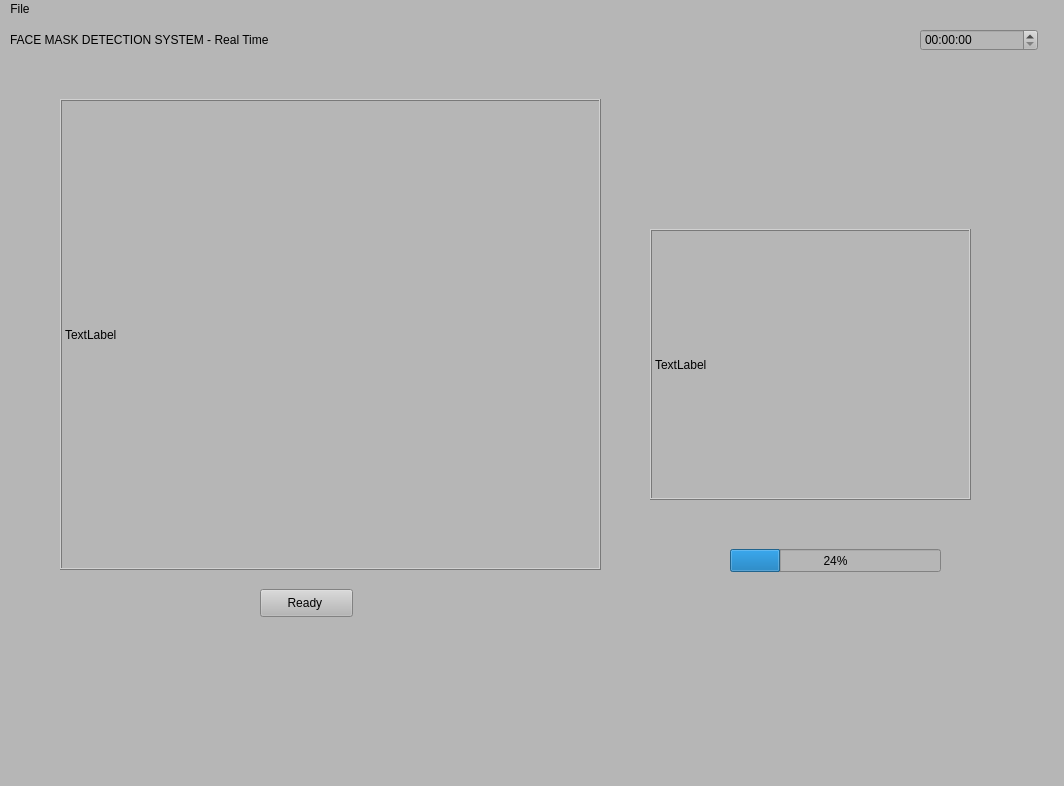
<?xml version="1.0" encoding="UTF-8"?>
<ui version="4.0">
 <class>MainWindow</class>
 <widget class="QMainWindow" name="MainWindow">
  <property name="geometry">
   <rect>
    <x>0</x>
    <y>0</y>
    <width>1064</width>
    <height>786</height>
   </rect>
  </property>
  <property name="windowTitle">
   <string>MainWindow</string>
  </property>
  <property name="styleSheet">
   <string notr="true">font: 10pt &quot;Palatino Linotype&quot;;
background-color: rgb(182, 182, 182);</string>
  </property>
  <widget class="QWidget" name="centralwidget">
   <widget class="QLabel" name="TitleLabel">
    <property name="geometry">
     <rect>
      <x>10</x>
      <y>0</y>
      <width>371</width>
      <height>41</height>
     </rect>
    </property>
    <property name="text">
     <string>FACE MASK DETECTION SYSTEM - Real Time</string>
    </property>
   </widget>
   <widget class="QPushButton" name="pushButton">
    <property name="geometry">
     <rect>
      <x>260</x>
      <y>570</y>
      <width>93</width>
      <height>28</height>
     </rect>
    </property>
    <property name="text">
     <string>Ready </string>
    </property>
   </widget>
   <widget class="QProgressBar" name="progressBar">
    <property name="geometry">
     <rect>
      <x>730</x>
      <y>530</y>
      <width>211</width>
      <height>23</height>
     </rect>
    </property>
    <property name="value">
     <number>24</number>
    </property>
   </widget>
   <widget class="QTimeEdit" name="timeEdit">
    <property name="geometry">
     <rect>
      <x>920</x>
      <y>10</y>
      <width>118</width>
      <height>22</height>
     </rect>
    </property>
   </widget>
   <widget class="QLabel" name="label">
    <property name="geometry">
     <rect>
      <x>60</x>
      <y>80</y>
      <width>541</width>
      <height>471</height>
     </rect>
    </property>
    <property name="frameShape">
     <enum>QFrame::Box</enum>
    </property>
    <property name="frameShadow">
     <enum>QFrame::Raised</enum>
    </property>
    <property name="text">
     <string>TextLabel</string>
    </property>
   </widget>
   <widget class="QLabel" name="label_2">
    <property name="geometry">
     <rect>
      <x>650</x>
      <y>210</y>
      <width>321</width>
      <height>271</height>
     </rect>
    </property>
    <property name="frameShape">
     <enum>QFrame::Box</enum>
    </property>
    <property name="frameShadow">
     <enum>QFrame::Raised</enum>
    </property>
    <property name="text">
     <string>TextLabel</string>
    </property>
   </widget>
  </widget>
  <widget class="QMenuBar" name="menubar">
   <property name="geometry">
    <rect>
     <x>0</x>
     <y>0</y>
     <width>1064</width>
     <height>29</height>
    </rect>
   </property>
   <widget class="QMenu" name="menuFile">
    <property name="title">
     <string>File</string>
    </property>
   </widget>
   <addaction name="menuFile"/>
  </widget>
  <widget class="QStatusBar" name="statusbar"/>
 </widget>
 <resources/>
 <connections/>
</ui>
